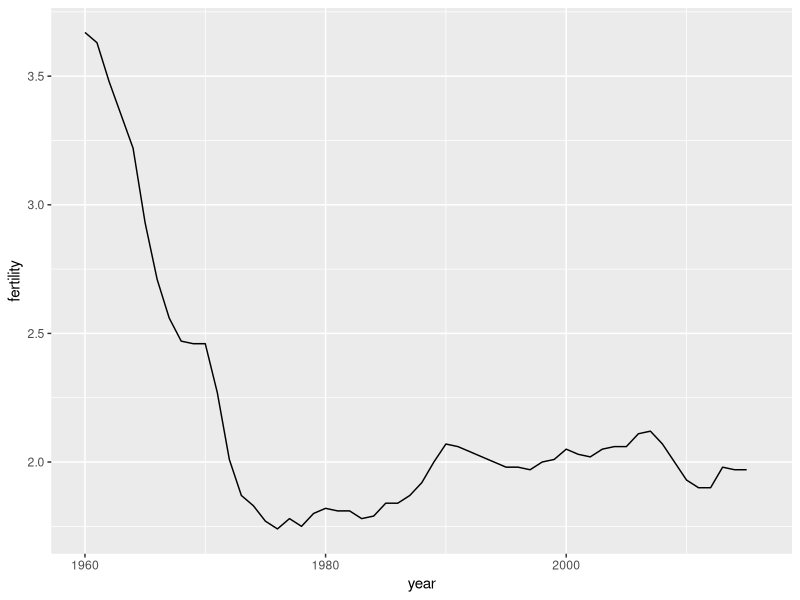
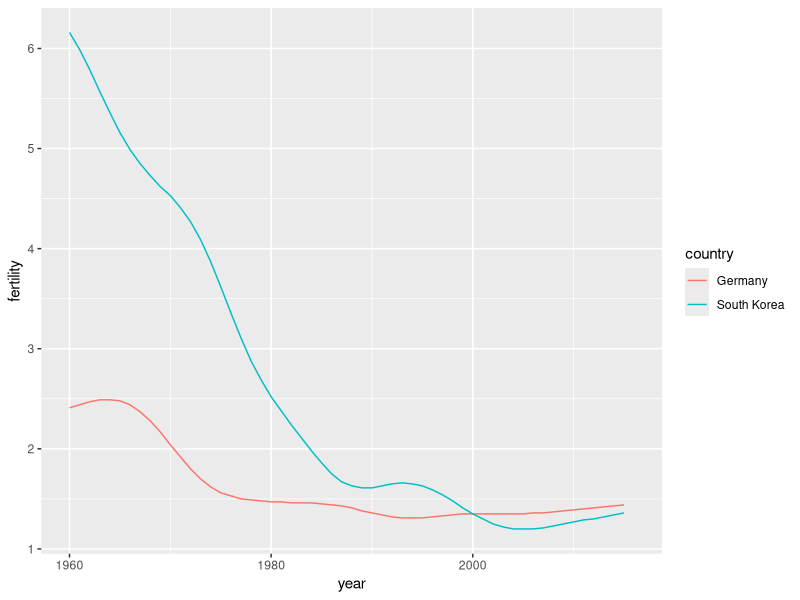

Recreate these plots in R, in order.
library(dslabs)
library(tidyverse)

data("gapminder")

gapminder %>% filter(country == "United States")%>%
  ggplot(aes(year, fertility))+
#  geom_point()
  geom_line()

# line plot fertility time series for two countries- only one line (incorrect)
countries <- c("South Korea", "Germany")
gapminder %>% filter(country %in% countries) %>%
  ggplot(aes(year, fertility, col = country)) +
  geom_line()
